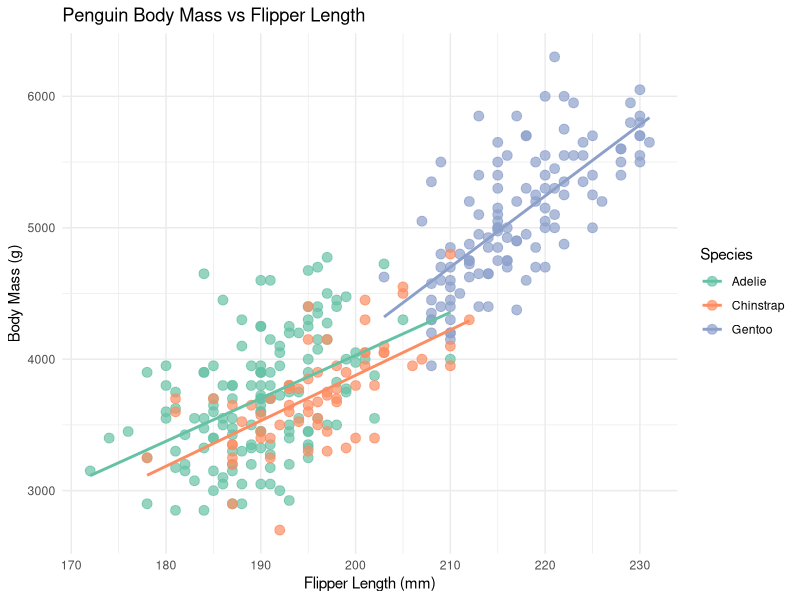
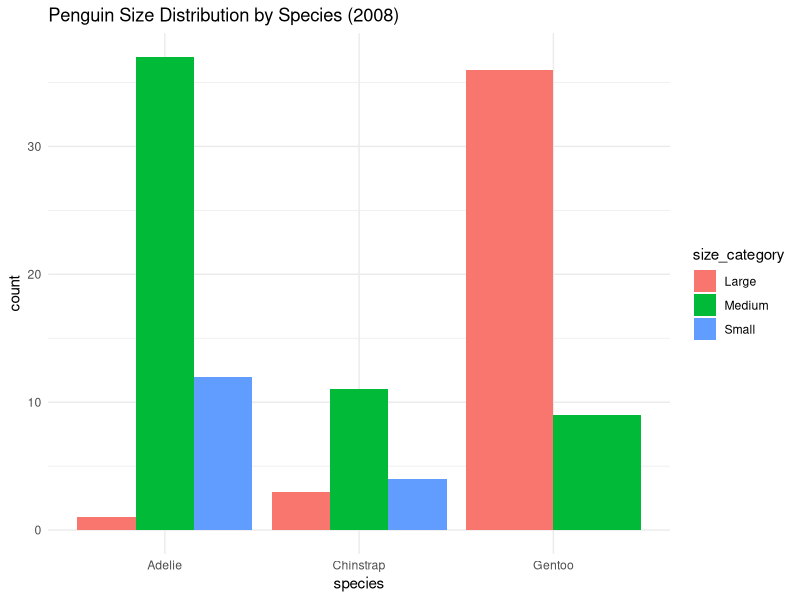

R code for these plots, in order:
# Install tidyverse if you haven't already
# install.packages("tidyverse")

# Load the tidyverse
library(tidyverse)

# Traditional nested approach (hard to read)
# We read this from inside-out: first sqrt, then mean, then round
# But we write it outside-in!
round(mean(sqrt(c(1, 4, 9, 16, 25))), 2)

# With pipes (much clearer!)
# We read AND write this in the order operations happen
c(1, 4, 9, 16, 25) %>%
  sqrt() %>%         # First: take square root
  mean() %>%         # Then: calculate mean
  round(2)           # Finally: round to 2 decimals

# Using the native R pipe (R 4.1+)
# The |> operator is built into base R as of version 4.1
# It works similarly to %>% but with some subtle differences
c(1, 4, 9, 16, 25) |>
  sqrt() |>
  mean() |>
  round(2)

# Using the dot placeholder for custom positioning
10 %>% 
  `/`(2) %>%      # 10 / 2 = 5
  `+`(3) %>%      # 5 + 3 = 8  
  `^`(2)          # 8^2 = 64

# When the piped value isn't the first argument
5 %>% 
  seq(from = 1, to = .)  # Creates sequence from 1 to 5

# More practical example with data
mtcars %>%
  lm(mpg ~ cyl + wt, data = .)  # data = . puts the piped data in the right place

# Load a built-in dataset
data(mtcars)

# Without pipes - nested and hard to read
head(arrange(filter(mtcars, cyl == 6), desc(mpg)), 5)

# With pipes - clear and sequential
mtcars %>%
  filter(cyl == 6) %>%
  arrange(desc(mpg)) %>%
  head(5)

# Create a tibble from scratch
my_tibble <- tibble(
  name = c("Alice", "Bob", "Charlie", "Diana"),
  age = c(25, 30, 35, 28),
  score = c(85.5, 92.3, 78.9, 88.1),
  passed = c(TRUE, TRUE, FALSE, TRUE)
)

my_tibble

# Convert data frame to tibble
mtcars_tibble <- as_tibble(mtcars)

# Compare printing
print("Data frame (first 6 rows shown by default):")
head(mtcars)

print("Tibble (shows what fits on screen):")
mtcars_tibble

# Tibbles preserve data types
df <- data.frame(x = 1:3, y = c("a", "b", "c"))
tb <- tibble(x = 1:3, y = c("a", "b", "c"))

# Data frame converts strings to factors (in older R versions)
str(df)
str(tb)

# Tibbles handle column names better
weird_tb <- tibble(
  `First Name` = c("John", "Jane"),
  `2020` = c(100, 200),
  `:)` = c("happy", "sad")
)
weird_tb

# Messy data
messy_data <- tibble(
  student = c("Alice", "Bob", "Charlie"),
  midterm = c(85, 90, 78),
  final = c(88, 85, 92)
)

print("Messy data (wide format):")
messy_data

# Tidy data
tidy_data <- messy_data %>%
  pivot_longer(
    cols = c(midterm, final),
    names_to = "exam",
    values_to = "score"
  )

print("Tidy data (long format):")
tidy_data

# Load the palmerpenguins package for example data
# install.packages("palmerpenguins")
library(palmerpenguins)

# Explore the penguins dataset
glimpse(penguins)

# Basic exploration
penguins %>%
  summary()

# Complete analysis pipeline
penguins %>%
  drop_na() %>%  # Remove missing values
  group_by(species, island) %>%
  summarise(
    count = n(),
    avg_bill_length = mean(bill_length_mm),
    avg_body_mass = mean(body_mass_g),
    .groups = "drop"
  ) %>%
  arrange(desc(avg_body_mass))

penguins %>%
  drop_na() %>%
  ggplot(aes(x = flipper_length_mm, y = body_mass_g, color = species)) +
  geom_point(size = 3, alpha = 0.7) +
  geom_smooth(method = "lm", se = FALSE) +
  labs(
    title = "Penguin Body Mass vs Flipper Length",
    x = "Flipper Length (mm)",
    y = "Body Mass (g)",
    color = "Species"
  ) +
  theme_minimal() +
  scale_color_brewer(palette = "Set2")

# Typical workflow
penguins %>%
  # Clean
  drop_na() %>%
  filter(year == 2008) %>%
  # Transform
  mutate(
    body_mass_kg = body_mass_g / 1000,
    size_category = case_when(
      body_mass_kg < 3.5 ~ "Small",
      body_mass_kg < 4.5 ~ "Medium",
      TRUE ~ "Large"
    )
  ) %>%
  # Summarize
  group_by(species, size_category) %>%
  summarise(count = n(), .groups = "drop") %>%
  # Visualize
  ggplot(aes(x = species, y = count, fill = size_category)) +
  geom_col(position = "dodge") +
  theme_minimal() +
  labs(title = "Penguin Size Distribution by Species (2008)")

# Complex grouped operations
penguins %>%
  drop_na() %>%
  group_by(species) %>%
  mutate(
    bill_length_z = (bill_length_mm - mean(bill_length_mm)) / sd(bill_length_mm),
    bill_depth_z = (bill_depth_mm - mean(bill_depth_mm)) / sd(bill_depth_mm)
  ) %>%
  filter(abs(bill_length_z) < 2 & abs(bill_depth_z) < 2) %>%  # Remove outliers
  summarise(
    n = n(),
    correlation = cor(bill_length_mm, bill_depth_mm),
    .groups = "drop"
  )

# Your code here
1:100 %>%
  keep(~ . %% 2 == 0) %>%  # Keep even numbers
  map_dbl(~ .^2) %>%        # Square each
  mean() %>%                # Calculate mean
  sqrt()                    # Take square root

# Your code here
books <- tibble(
  title = c("The Great Gatsby", "1984", "The Hunger Games", "Dune", "Project Hail Mary"),
  author = c("F. Scott Fitzgerald", "George Orwell", "Suzanne Collins", "Frank Herbert", "Andy Weir"),
  year = c(1925, 1949, 2008, 1965, 2021),
  pages = c(180, 328, 374, 688, 476),
  rating = c(4.5, 4.8, 4.3, 4.7, 4.9)
)

books %>%
  filter(year > 2000) %>%
  mutate(reading_time_hours = pages / 60) %>%
  arrange(desc(rating))

# Your code here
# Part 1 & 2
penguins %>%
  drop_na(bill_length_mm) %>%
  group_by(species, island) %>%
  summarise(
    avg_bill_length = mean(bill_length_mm),
    .groups = "drop"
  ) %>%
  arrange(desc(avg_bill_length))

# Part 3
penguins %>%
  drop_na(body_mass_g) %>%
  group_by(species) %>%
  summarise(
    min_mass = min(body_mass_g),
    mean_mass = mean(body_mass_g),
    max_mass = max(body_mass_g),
    .groups = "drop"
  )

# Given data
student_scores <- tibble(
  student_id = 1:5,
  math_score = c(85, 92, 78, 95, 88),
  science_score = c(90, 88, 85, 92, 91),
  english_score = c(88, 85, 90, 87, 89)
)

# Your code here
student_scores %>%
  pivot_longer(
    cols = ends_with("_score"),
    names_to = "subject",
    values_to = "score",
    names_pattern = "(.*)_score"
  ) %>%
  group_by(subject) %>%
  summarise(
    avg_score = mean(score),
    .groups = "drop"
  ) %>%
  arrange(desc(avg_score))
